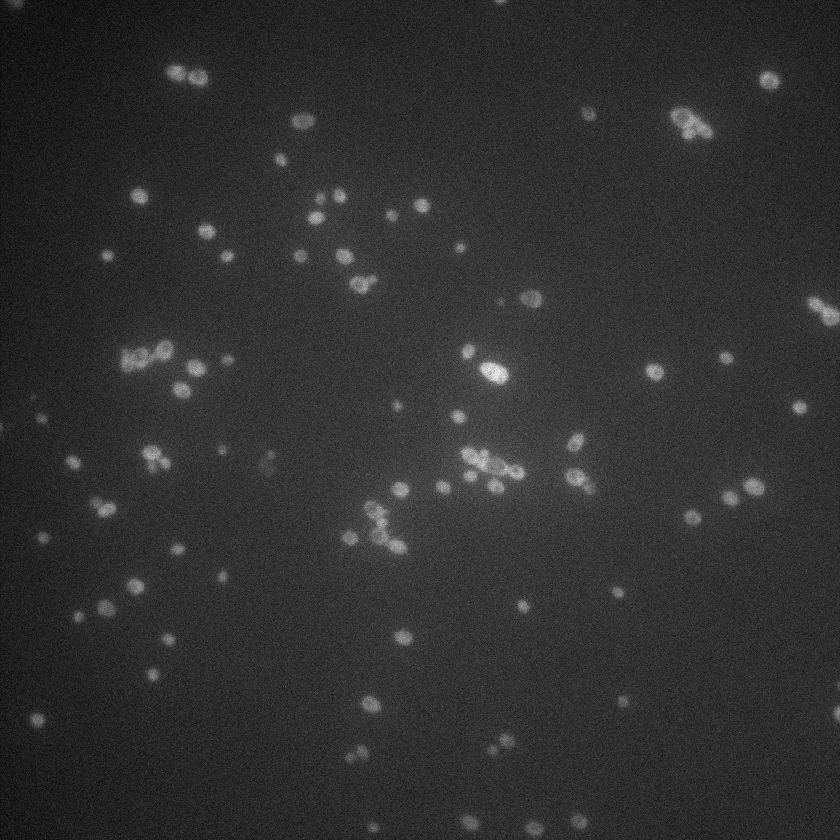
%> input picture Examples/APP/Closed_Loop_N_Image_Processing_V1.2/bfmatlab/Plan_1.nd2.tif, 840 x 840 px, shrunk from 1024 x 1024 before the run
$ octave --eval "result = CellData(imread('bfmatlab/Plan_1.nd2.tif'));"   (GNU Octave 9; MATLAB toolbox functions it lacks are replaced by stand-ins)
%> lines starting %> are read from the running program, lines starting %| are printed output that depends on the picture; in (x1, y1, x2, y2) boxes, pixels count from 0 and x2, y2 are one past the last pixel; in counts of white or black regions, pixels touching at a corner belong together; the program's own positions count from 1
### Examples/APP/Closed_Loop_N_Image_Processing_V1.2/edgeFun.m
function [I,foreground]=edgeFun(filename,rforgaussion,rforclosing)
warning('off');
if ischar(filename)
    sample=(imread(filename));
else
    sample=filename;
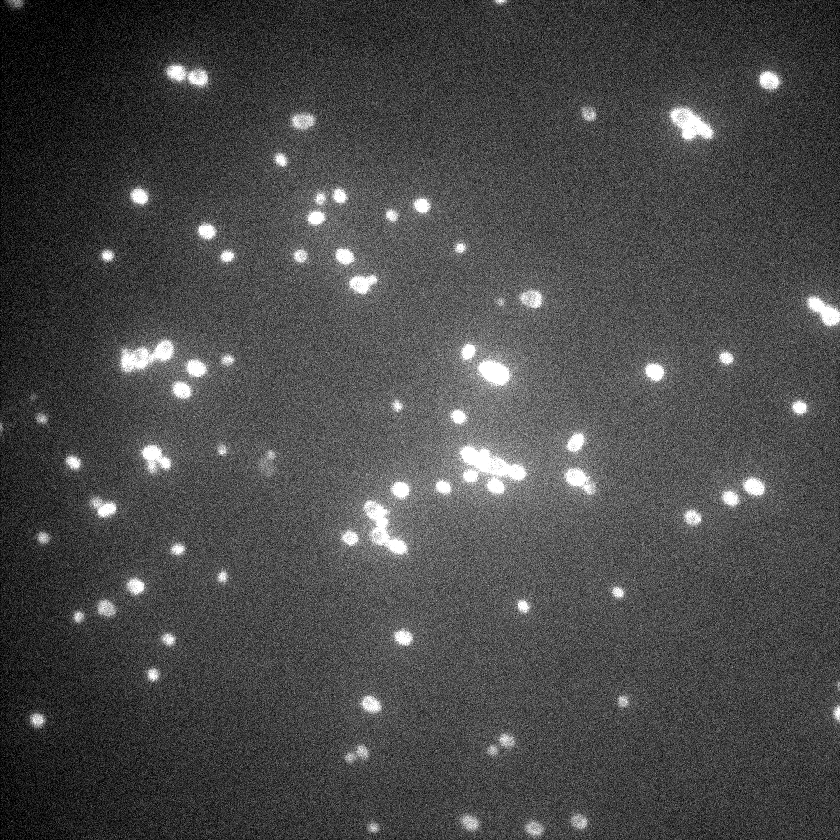
%> sample: size 840x840 uint16; min 0, max 65535, mean 18976.3; drawn with min black and max white
end
%sample=imadjust(sample);
if (nargin<3)
    rforclosing=ceil(min(size(sample,1),size(sample,2))/1000);
%> rforclosing = 1
    if (nargin<2)
        rforgaussion=1;
    end
end

% initial saddle plot
if (size(sample,3)>1)
    gsample=rgb2gray(sample);
else
    gsample=sample;
end
if (rforgaussion)
    I=double(imgaussfilt(gsample,rforgaussion));
else
    I=double(gsample);
end
Ia=I(3:end,2:end-1)+I(1:end-2,2:end-1)-I(2:end-1,1:end-2)-I(2:end-1,3:end);
Ib=I(3:end,3:end)+I(1:end-2,1:end-2)-I(1:end-2,3:end)-I(3:end,1:end-2);
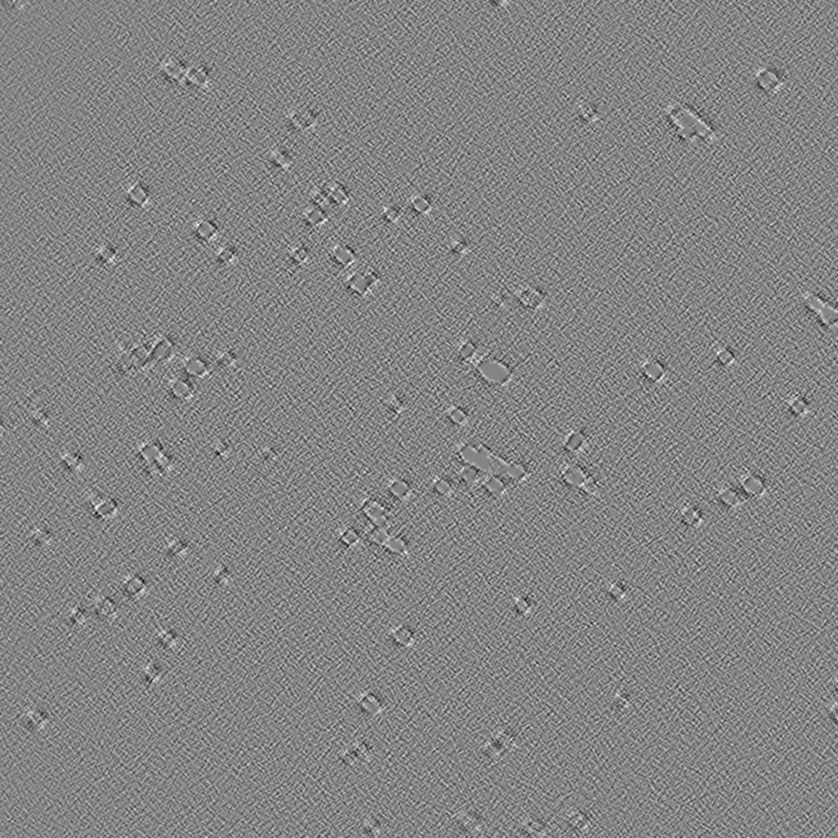
%> Ib: size 838x838 double; min -12698, max 11717, mean 0; drawn with min black and max white
Ito=(Ia.^2+Ib.^2/4).^0.5;%./(I(2:end-1,2:end-1)+1);
I([1,end],:,:)=[];
%> I: size 838x840 double
I(:,[1,end],:)=[];
%> I: size 838x838 double
Ito=I.*Ito/max(Ito(:));
Ito=uint16(Ito/max(Ito(:))*(2^16-1));
%> Ito: size 838x838 uint16
%figure, imshowpair(gsample,Ito,'montage');

% closed saddle plot

IIto=Ito;
Ito = imfill(Ito,'holes');
Ito=imopen(Ito, strel('disk', rforclosing));

Ito=imclose(Ito, strel('disk', rforclosing));
Ito=imclearborder(Ito,8);
Ito=~imbinarize(Ito);
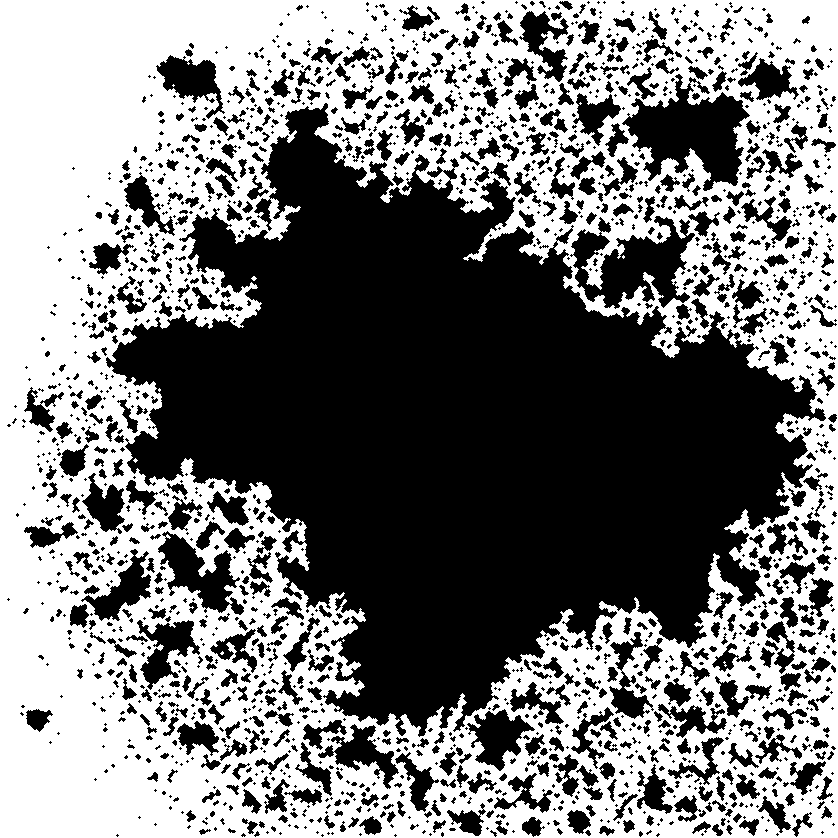
%> Ito: size 838x838 logical; 49.7% white; 14 white regions (13 under 20 px), largest, box (x1, y1, x2, y2) and area: (0, 0, 838, 838) 348945

%figure, imshowpair(~Ito,IIto,'montage');

sample([1,end],:,:)=[];
%> sample: size 838x840 uint16
sample(:,[1,end],:)=[];
%> sample: size 838x838 uint16

fadesample=sample;
fadesample(repmat(Ito,1,1,size(sample,3)))=0;
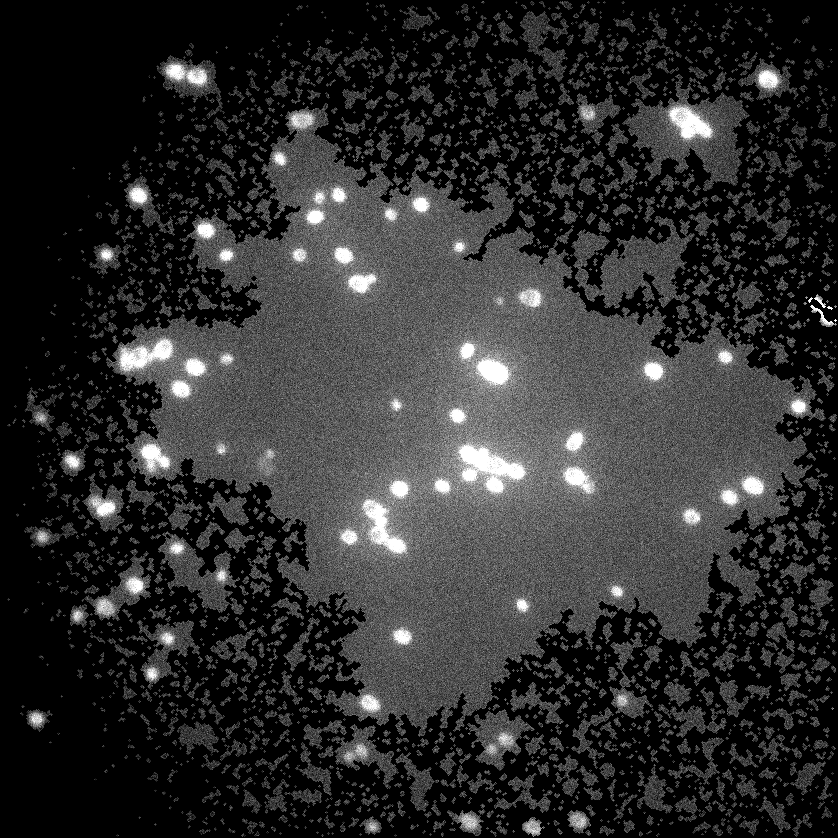
%> fadesample: size 838x838 uint16; min 0, max 65535, mean 11888.4; drawn with min black and max white
%figure, imshow([sample,fadesample]);

foreground=sample;
foreground(repmat(Ito,1,1,size(sample,3)))=0;
%figure, imshow([sample,foreground]);
I=~Ito;

end

### Examples/APP/Closed_Loop_N_Image_Processing_V1.2/autoCluster2.m
function [I,foreground]=autoCluster2(filename)

warning('off');
if ischar(filename)
    sample=(imread(filename));
else
    sample=filename;
end

% initial saddle plot
if (size(sample,3)>1)
    gsample=rgb2gray(sample);
else
    gsample=sample;
end

I=imadjust(gsample,[],[],2);
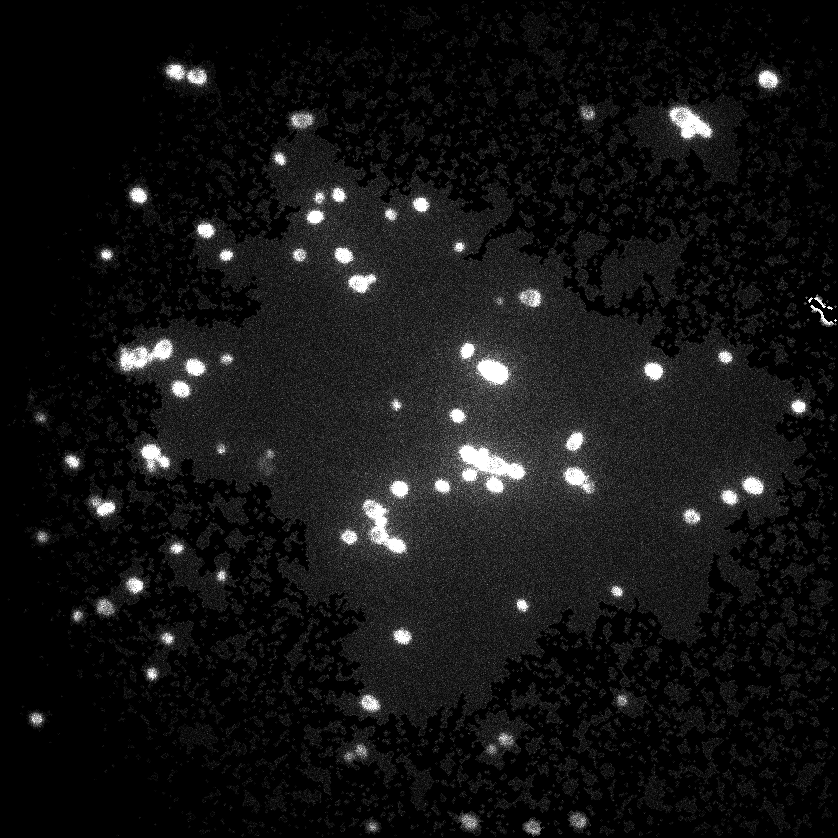
%> I: size 838x838 uint16; min 0, max 65535, mean 5141.7; drawn with min black and max white
I=imgaussfilt(I,1);

im = single(I(:));
im = im - mean(im);
im = im ./ std(im);
L = kmeans(im,2,'Replicates',2);
BW = (L==2);
%> BW = 702244 logical values, 18219 true
I = reshape(BW,size(I));
%> I: size 838x838 logical; 2.6% white; 76 white regions (4 under 20 px), largest, box (x1, y1, x2, y2) and area: (457, 442, 527, 495) 2224, (362, 499, 407, 554) 1222, (119, 339, 173, 371) 1023

I=imopen(I, strel('disk', 5));
%> I: size 838x838 logical; 2.4% white; 56 white regions, largest, box (x1, y1, x2, y2) and area: (457, 442, 526, 494) 2164, (362, 499, 407, 554) 1193, (120, 339, 173, 371) 1008

foreground=sample;
foreground(~repmat(I,1,1,size(sample,3)))=0;
end

### Examples/APP/Closed_Loop_N_Image_Processing_V1.2/CellData.m
function result= CellData(image)
% this function will read in the image, pick up the foreground and segment
% the cell images, and return the Signal to Noise Ratio and other information.
% The output structure contains the following fields:
% SNRvalues:    Signal to Noise Ratio(SNR) for each cell
% cellIm:       The image only contains the effective cells
% cellP:        Number of pixels corresponding to all the cells
% effectiveP:   Number of pixels corresponding to the effective cells
% CC:           Connected components of all the cells
% stats:        table of detailes of Cells

% dege detection based segmentation
[~,clustered]=edgeFun(imadjust(image));
image=image(2:end-1,2:end-1);

% clustering based segmentation
[I,clustered]=autoCluster2(clustered);
if (sum(I(:))>0.90*length(image(:)))
    I=~I;
end
%imshow(imadjust(clustered));

% Connected components of all the cells
CC=bwconncomp(I);
%> CC = 56 connected components
% table of detailes of Cells
s=regionprops('table',CC,'Area','Centroid','Eccentricity','Extent');
%> s = 56 regions; largest, Area, Centroid, Eccentricity and Extent: 2164 [488.8 468.2] 0.811 0.603, 1193 [382.7 528.2] 0.922 0.482, 1008 [146.2 356.1] 0.935 0.594, 898 [690.3 123.8] 0.842 0.653, 788 [493.7 372] 0.699 0.755

% Remove nonvalid cells based on their area, eccentricity, and extent
selected=1:CC.NumObjects;
%> selected = 56 values from 1 to 56

selected(s.Eccentricity>mean(s.Eccentricity(logical(selected)))+...
    3*std(s.Eccentricity(logical(selected))))...
    =0;
selected(s.Extent<mean(s.Extent(logical(selected)))-...
    3*std(s.Extent(logical(selected))))...
    =0;
selected(s.Area>mean(s.Area(logical(selected)))+...
    3*std(s.Area(logical(selected))))...
    =0;
selected(selected==0)=[];

blank=false(size(I));

% only draw the effective cells
tempI=blank;
for id=selected
    tempI(CC.PixelIdxList{id})=true;
end
%> this loop made 54 passes
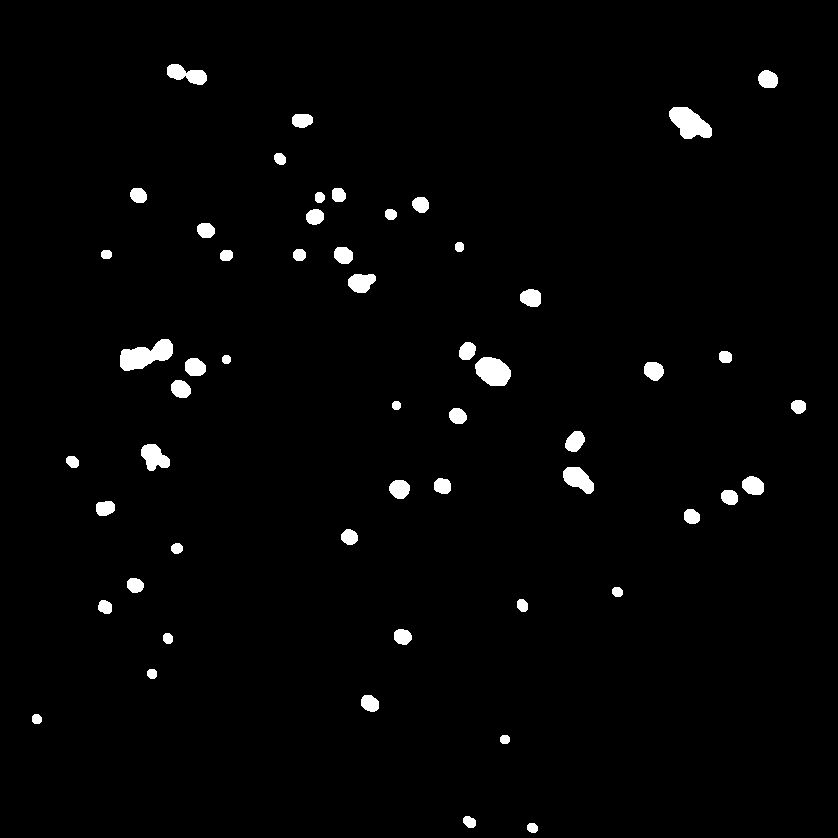
%> tempI: size 838x838 logical; 1.9% white; 54 white regions, largest, box (x1, y1, x2, y2) and area: (120, 339, 173, 371) 1008, (669, 107, 712, 139) 898, (475, 357, 511, 386) 788
cellP=sum(I(:));
%> cellP = 16567
effectiveP=sum(tempI(:));
%> effectiveP = 13210
%imshowpair(tempI,I);

cellIm=image;
cellIm(~tempI)=0;
%figure,imshowpair(imadjust(image),imadjust(cellIm));

result.fluoLevels=arrayfun(@(id) sum(double(image(CC.PixelIdxList{id}))),...
    selected);
%> result.fluoLevels = 54 values, max 781946 at index 6, min 52229 at index 18, mean 190924.9

result.cellIm=cellIm;
result.effectiveP=effectiveP/cellP;
%> result.effectiveP = 0.797
result.CC=CC;
%> result.CC = 56 connected components
result.stats=s;
%> result.stats has the same summary as s
result.mean=mean(result.fluoLevels);
%> result.mean = 190924.9
result.std=std(result.fluoLevels);
%> result.std = 156404.1
end
